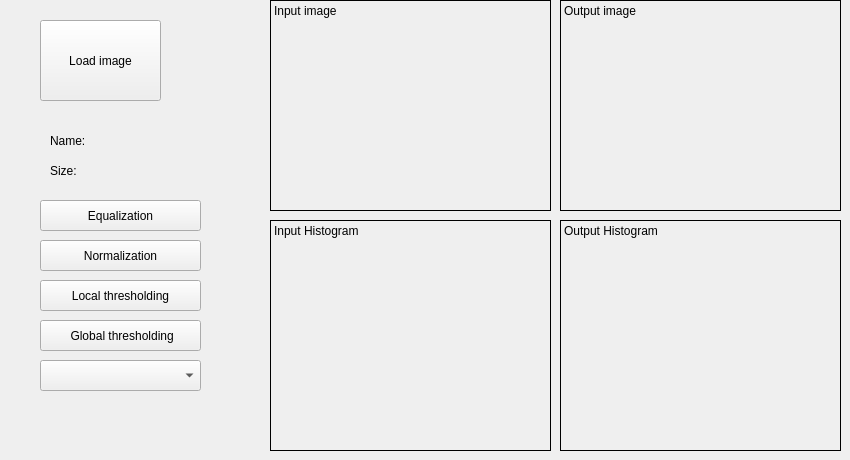
    <widget class="QWidget" name="tab_histograms">
     <attribute name="title">
      <string>Histograms</string>
     </attribute>
     <widget class="QLabel" name="label_histograms_houtput">
      <property name="geometry">
       <rect>
        <x>560</x>
        <y>220</y>
        <width>281</width>
        <height>231</height>
       </rect>
      </property>
      <property name="frameShape">
       <enum>QFrame::Box</enum>
      </property>
      <property name="text">
       <string>Output Histogram</string>
      </property>
      <property name="textFormat">
       <enum>Qt::PlainText</enum>
      </property>
      <property name="alignment">
       <set>Qt::AlignLeading|Qt::AlignLeft|Qt::AlignTop</set>
      </property>
     </widget>
     <widget class="QPushButton" name="pushButton_histograms_load">
      <property name="geometry">
       <rect>
        <x>40</x>
        <y>20</y>
        <width>121</width>
        <height>81</height>
       </rect>
      </property>
      <property name="text">
       <string>Load image</string>
      </property>
     </widget>
     <widget class="QLabel" name="label_histograms_input">
      <property name="geometry">
       <rect>
        <x>270</x>
        <y>0</y>
        <width>281</width>
        <height>211</height>
       </rect>
      </property>
      <property name="frameShape">
       <enum>QFrame::Box</enum>
      </property>
      <property name="text">
       <string>Input image</string>
      </property>
      <property name="alignment">
       <set>Qt::AlignLeading|Qt::AlignLeft|Qt::AlignTop</set>
      </property>
     </widget>
     <widget class="QLabel" name="label_histograms_output">
      <property name="geometry">
       <rect>
        <x>560</x>
        <y>0</y>
        <width>281</width>
        <height>211</height>
       </rect>
      </property>
      <property name="frameShape">
       <enum>QFrame::Box</enum>
      </property>
      <property name="text">
       <string>Output image</string>
      </property>
      <property name="alignment">
       <set>Qt::AlignLeading|Qt::AlignLeft|Qt::AlignTop</set>
      </property>
     </widget>
     <widget class="QLabel" name="label_10">
      <property name="geometry">
       <rect>
        <x>50</x>
        <y>160</y>
        <width>71</width>
        <height>21</height>
       </rect>
      </property>
      <property name="text">
       <string>Size:</string>
      </property>
     </widget>
     <widget class="QLabel" name="label_11">
      <property name="geometry">
       <rect>
        <x>50</x>
        <y>130</y>
        <width>71</width>
        <height>21</height>
       </rect>
      </property>
      <property name="text">
       <string>Name:</string>
      </property>
     </widget>
     <widget class="QLabel" name="label_histograms_hinput">
      <property name="geometry">
       <rect>
        <x>270</x>
        <y>220</y>
        <width>281</width>
        <height>231</height>
       </rect>
      </property>
      <property name="frameShape">
       <enum>QFrame::Box</enum>
      </property>
      <property name="text">
       <string>Input Histogram</string>
      </property>
      <property name="textFormat">
       <enum>Qt::PlainText</enum>
      </property>
      <property name="alignment">
       <set>Qt::AlignLeading|Qt::AlignLeft|Qt::AlignTop</set>
      </property>
     </widget>
     <widget class="QPushButton" name="pushButton">
      <property name="geometry">
       <rect>
        <x>40</x>
        <y>200</y>
        <width>161</width>
        <height>31</height>
       </rect>
      </property>
      <property name="text">
       <string>Equalization</string>
      </property>
     </widget>
     <widget class="QPushButton" name="pushButton_2">
      <property name="geometry">
       <rect>
        <x>40</x>
        <y>240</y>
        <width>161</width>
        <height>31</height>
       </rect>
      </property>
      <property name="text">
       <string>Normalization</string>
      </property>
     </widget>
     <widget class="QPushButton" name="pushButton_3">
      <property name="geometry">
       <rect>
        <x>40</x>
        <y>280</y>
        <width>161</width>
        <height>31</height>
       </rect>
      </property>
      <property name="text">
       <string>Local thresholding</string>
      </property>
     </widget>
     <widget class="QPushButton" name="pushButton_4">
      <property name="geometry">
       <rect>
        <x>40</x>
        <y>320</y>
        <width>161</width>
        <height>31</height>
       </rect>
      </property>
      <property name="text">
       <string> Global thresholding</string>
      </property>
     </widget>
     <widget class="QComboBox" name="comboBox_3">
      <property name="geometry">
       <rect>
        <x>40</x>
        <y>360</y>
        <width>161</width>
        <height>31</height>
       </rect>
      </property>
      <item>
       <property name="text">
        <string/>
       </property>
      </item>
      <item>
       <property name="text">
        <string>RED</string>
       </property>
      </item>
      <item>
       <property name="text">
        <string>BLUE</string>
       </property>
      </item>
      <item>
       <property name="text">
        <string>GREEN</string>
       </property>
      </item>
     </widget>
    </widget>
